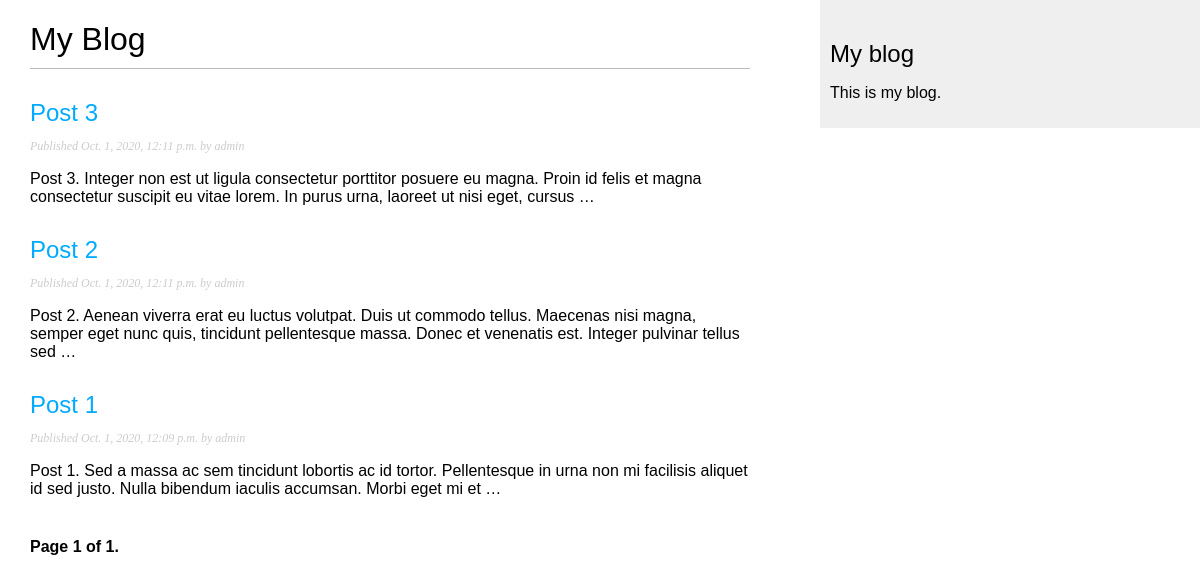
/blog/, run on an earlier commit of the app's database.
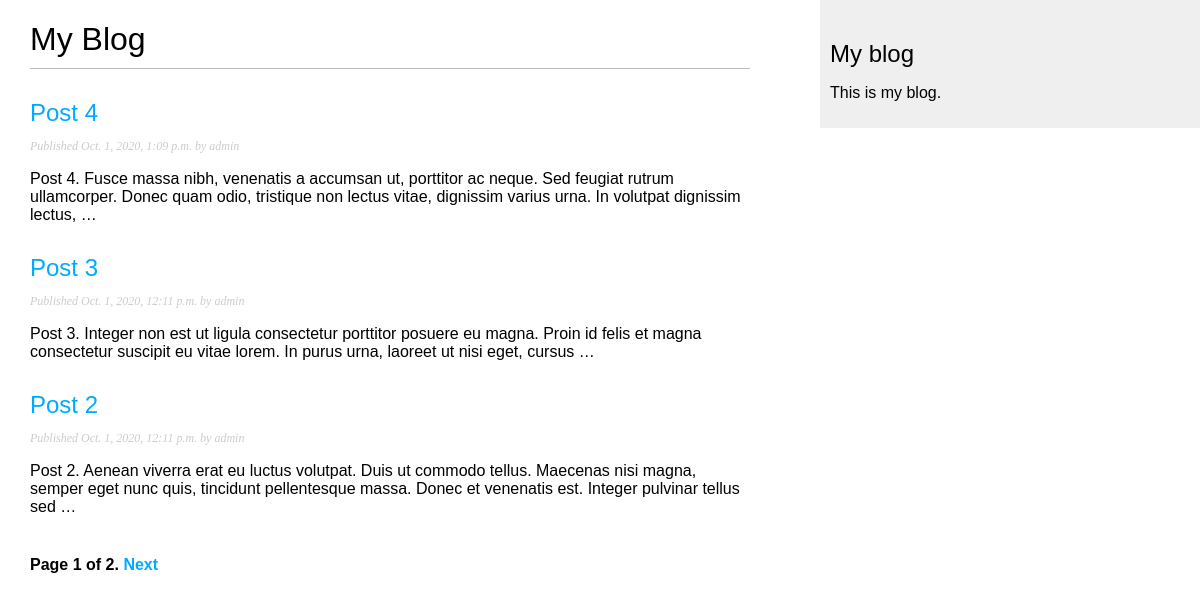
And on a later commit of the database.
### blog/models.py (models this page shows, shortened)
class Post(models.Model):
    STATUS_CHOICES = (
        ('draft', 'Draft'),
        ('published', 'Published')
    )
    objects = models.Manager()
    published = PublishedManager()
    title = models.CharField(max_length=250)
    slug = models.SlugField(max_length=250, unique_for_date='publish')
    author = models.ForeignKey(
        User,
        related_name='blog_posts',
        on_delete=models.CASCADE
    )
    body = models.TextField()
    publish = models.DateTimeField(default=timezone.now)
    created = models.DateTimeField(auto_now_add=True)
    updated = models.DateTimeField(auto_now=True)
    status = models.CharField(
        max_length=10,
        choices=STATUS_CHOICES,
        default='draft'
    )
    def get_absolute_url(self):
        return reverse(
            'blog:post_detail',
            args=[self.publish.year, self.publish.month,
                  self.publish.day, self.slug]
        )
    class Meta:
        ordering = ('-publish',)

### blog/views.py (the view)
# urls.py: path('', PostListView.as_view(), name='post_list'),
class PostListView(ListView):
    queryset = Post.published.all()
    context_object_name = 'posts'
    paginate_by = 3
    template_name = 'blog/post/list.html'

### blog/templates/blog/post/list.html (shortened to what this page needs)
{% extends 'blog/_base.html' %}
{% block content %}
  <h1>My Blog</h1>
  {% for post in posts %}
    <h2>
      <a href="{{ post.get_absolute_url }}">{{ post.title }}</a>
    </h2>
    <p class="date">
      Published {{ post.publish }} by {{ post.author }}
    </p>
    {{ post.body | truncatewords:30 | linebreaks }}
  {% endfor %}
  {% include 'pagination.html' with page=page_obj %}
{% endblock content %}

What changed in the data, as far as the page shows it:
no longer on this page (row unchanged): Post: title "Post 1", publish "Oct. 1, 2020, 12:09 p.m.", author "admin", body "Post 1. Sed a massa ac sem tincidunt lobortis ac id tortor. Pellentesque in urna non mi facilisis aliquet id sed justo. Nulla bibendum iaculis accumsan. Morbi eget mi et …"
added Post: title "Post 4", publish "Oct. 1, 2020, 1:09 p.m.", author "admin", body "Post 4. Fusce massa nibh, venenatis a accumsan ut, porttitor ac neque. Sed feugiat rutrum ullamcorper. Donec quam odio, tristique non lectus vitae, dignissim varius urna. In volutpat dignissim lectus, …"
Also different on the page:
{{ page.paginator.num_pages }}: "1" → "2"
text now shown: "Next"
